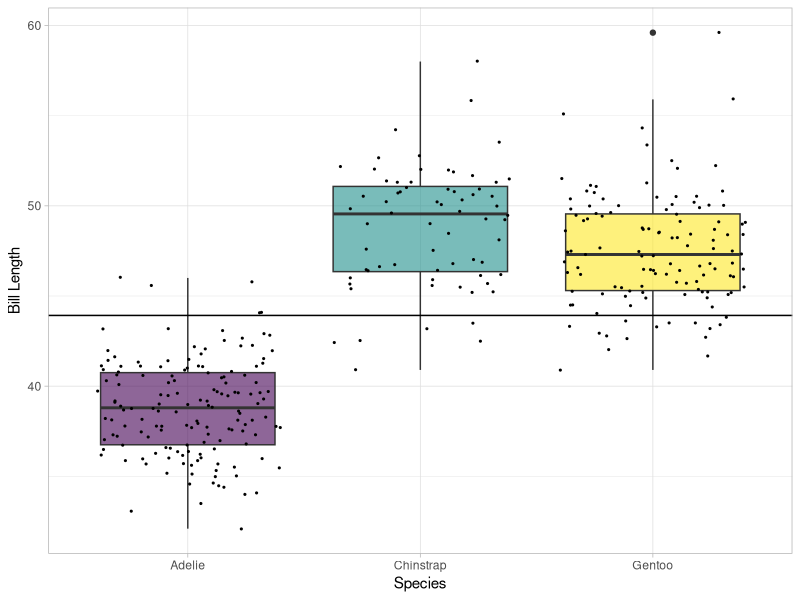

Write R code to recreate this figure.
## ---- chunk 1
# install.packages("palmerpenguins")
library(palmerpenguins)
## ---- chunk 2
head(penguins)
## ---- chunk 3
names(penguins)
## ---- chunk 4
penguins_subset <- penguins[complete.cases(penguins$bill_length_mm),]
## ---- chunk 5
mean(penguins_subset$bill_length_mm, na.rm = TRUE)
## ---- chunk 6
mean(penguins_subset$bill_length_mm[penguins_subset$sex == "male"],
     na.rm = TRUE)
## ---- chunk 7
mean(penguins_subset$bill_length_mm[penguins_subset$sex == "female"],
     na.rm = TRUE)
## ---- chunk 8
tapply(penguins_subset$bill_length_mm, 
       penguins_subset$sex, mean, na.rm = TRUE)
## ---- chunk 9
penguins_subset |> 
  dplyr::filter(!is.na(sex)) |> 
  dplyr::group_by(sex) |> 
  dplyr::summarise(mean = mean(bill_length_mm))
## ---- chunk 10
t.test(bill_length_mm ~ sex, data = penguins_subset,
       alternative = "less")
## ---- chunk 11
library(ggplot2)
library(viridis)
## ---- chunk 12
ggplot(data = penguins_subset, aes(x = species, y = bill_length_mm, fill = species))+
  geom_boxplot()+
  scale_fill_viridis(discrete = TRUE, alpha = 0.6)+
  geom_jitter(color = "black", size = 0.4)+
  labs(x = "Species", y = "Bill Length")+
  theme_light()+
  theme(legend.position = "none")+
  geom_hline(yintercept = mean(penguins_subset$bill_length_mm, na.rm = TRUE))
## ---- chunk 13
tapply(penguins_subset$bill_length_mm, penguins_subset$species, mean,
       na.rm = TRUE)
## ---- chunk 14
penguin_means <- data.frame(GroupMean = 
              tapply(penguins_subset$bill_length_mm, 
                     penguins_subset$species, mean, 
                     na.rm = TRUE), 
              GrandMean = mean(penguins_subset$bill_length_mm, 
                               na.rm = TRUE))

penguin_means
## ---- chunk 15
penguin_means$mean_deviations <- penguin_means$GroupMean - penguin_means$GrandMean

penguin_means
## ---- chunk 16
table(penguins_subset$species)
## ---- chunk 17
penguin_means$SampleSize <- table(penguins_subset$species)
## ---- chunk 18
SSB <- sum(penguin_means$mean_deviations^2 * penguin_means$SampleSize)
SSB
## ---- chunk 19
penguins_adelie <- penguins_subset$bill_length_mm[penguins_subset$species == "Adelie"]

penguins_chinstrap <- penguins_subset$bill_length_mm[penguins_subset$species == "Chinstrap"]

penguins_gentoo <- penguins_subset$bill_length_mm[penguins_subset$species == "Gentoo"]
## ---- chunk 20
penguins_adelie_dev = sum((penguins_adelie - 
                             mean(penguins_adelie, na.rm = TRUE))^2, na.rm = TRUE)

penguins_chinstrap_dev = sum((penguins_chinstrap - 
                                mean(penguins_chinstrap, na.rm = TRUE))^2, na.rm = TRUE)

penguins_gentoo_dev = sum((penguins_gentoo - 
                             mean(penguins_gentoo, na.rm = TRUE))^2, na.rm = TRUE)
## ---- chunk 21
SSW <- penguins_adelie_dev + penguins_chinstrap_dev + penguins_gentoo_dev

SSW
## ---- chunk 22
nrow(penguins_subset)
## ---- chunk 23
dfB <- 3 - 1
dfW <- 342 - 3
## ---- chunk 24
MSB <- SSB / dfB
MSW <- SSW / dfW
## ---- chunk 25
Fstat <-  MSB / MSW

pf(Fstat, df1 = dfB, df2 = dfW, lower.tail = FALSE)
## ---- chunk 26
aov(bill_length_mm ~ species, data = penguins_subset)
## ---- chunk 27
my_anova <- aov(bill_length_mm ~ species, data = penguins_subset)

summary(my_anova)
